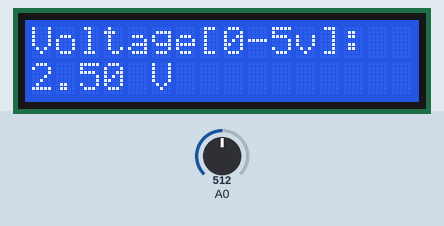
Recording of a sketch running on a simulated Arduino Uno, built with avr-gcc and run on an emulated ATmega328P. On the bench: 16×2 character LCD. Inputs (shaded band) come from the test bench; at power-on: A0 = 512.

Above: at 1.2 s.
1.3 s: A0 set to 716
At 2.3 s:
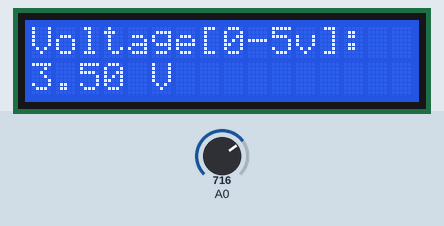
2.8 s: A0 set to 900
At 3.5 s:
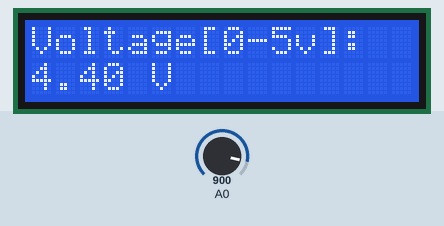
4.3 s: A0 set to 1023
At 4.6 s:
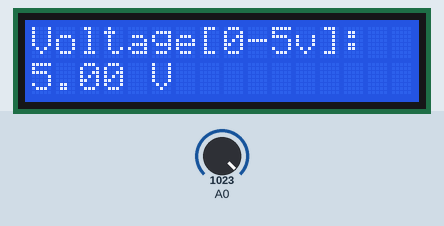
Timing chart, 0 to 7.3 s (numbered marks = the images above; inputs shaded):
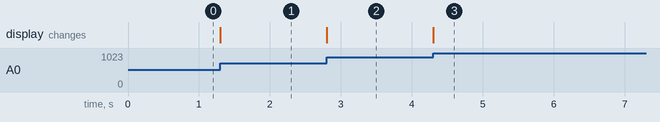

The sketch:

ESDI_6.2.ino
```cpp
/****************************************************************************
 * Title  : Using Trim Pot of 5K set the voltage range between 0 V to 5V.   *
 *          Monitor value of voltage &Display on LCD.                       *
 * Date   : 03/09/2017                                                      *
 * Author : Harsh Patel                                                     *
 * ID No  : 15it077                                                         *
 * E-mail : 15it077@charusat.edu.in                                         *
 ****************************************************************************/
#include<LiquidCrystal.h>

LiquidCrystal lcd(12, 11, 5, 4, 3, 2);
float vout;

void setup() {
  pinMode(A0,INPUT);
  lcd.begin(16, 2);
  lcd.setCursor(0, 0);
  lcd.print("Voltage[0-5v]:");
}

void loop() {
  // modify range from 0-1023 to 0-5
  vout = (analogRead(A0) / 1023.0) * 5.0;

  lcd.setCursor(0, 1);
  lcd.print(vout);
  lcd.print(" V");
}
```

Measured:
- after the input at 1.3 s, the display: changes at once (image 1)
- after the input at 2.8 s, the display: changes at once (image 2)
- after the input at 4.3 s, the display: changes at once (image 3)
